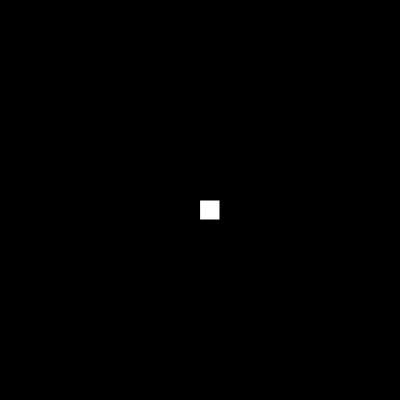
Frame 1 (no input)
Frame 60 (no input): identical to frame 1, image omitted
Frame 120 (the mouse pressed at the canvas centre since frame 60): identical to frame 1, image omitted

The p5.js sketch that drew this single still picture (run headless with seeded random() and noise() and a simulated clock; from frame 60 on, the mouse is pressed at the canvas centre):

// p5.js sketch
// ── sketch.js
function setup() {
  createCanvas(400, 400);
}

function draw() {
  background("black");

  rect (200,200,20,20);
}
